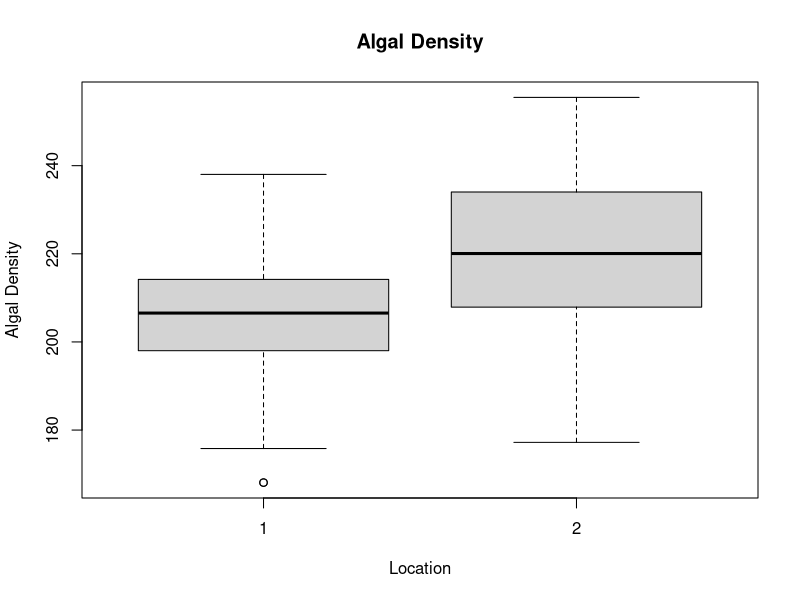
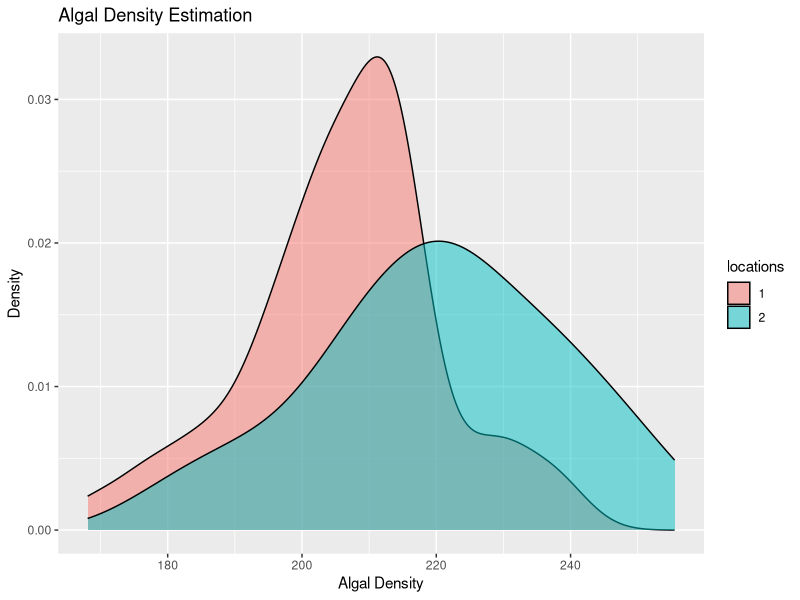
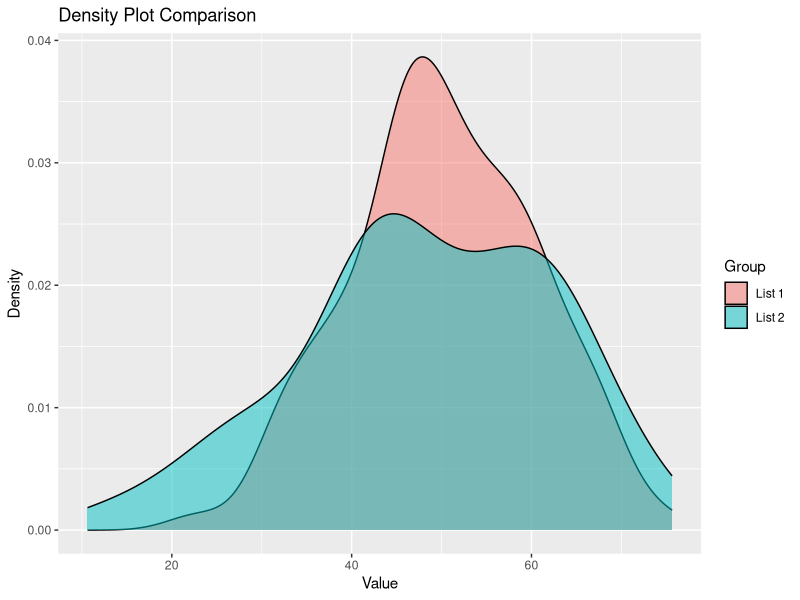

These figures' R source, in order:
## ---- chunk 1
### Write your code here
mean_loca <- 200
mean_locb <- 220
sd <-20
sample_size <- 50

algaldensity_loca <- rnorm(sample_size, mean_loca, sd)
algaldensity_locb <- rnorm(sample_size, mean_locb, sd)

algaldensity_loca
algaldensity_locb

algalDensity <- c(algaldensity_loca, algaldensity_locb)
locations <- rep(c("1","2"), each = sample_size)

dfLoc <- data.frame(Location = locations, algal_density = algalDensity)
head(dfLoc)
## ---- chunk 2
boxplot(algalDensity ~ Location, data = dfLoc, main = "Algal Density", 
        xlab = "Location", ylab = "Algal Density")

outliers_A <- boxplot.stats(algaldensity_loca)$out
outliers_B <- boxplot.stats(algaldensity_locb)$out

points(rep(1, length(outliers_A)), outliers_A)
points(rep(2, length(outliers_B)), outliers_B)

q1 <- quantile(dfLoc$algalDensity, 0.25)
q3 <- quantile(dfLoc$algalDensity, 0.75)
iqr <- q3 - q1
lower_fence <- q1 - 1.5 * iqr
upper_fence <- q3 + 1.5 * iqr


summary(algalDensity)
## ---- chunk 3
### Write your code here
library(ggplot2)

ggplot(dfLoc, aes(x = algalDensity, fill = locations))+
  geom_density(alpha = 0.5) +
  labs(title = "Algal Density Estimation", x = "Algal Density", y = "Density") 
## ---- chunk 4
### Write your code here
prob_A <- 0.7
prob_B <- 0.5
sample_size <- 10

prob_species_A <- dbinom(7:10, size = sample_size, prob = prob_A)
prob_species_B <- dbinom(7:10, size = sample_size, prob = prob_B)

prob7_A <- sum(prob_species_A)
prob7_B <- sum(prob_species_B)

prob7_A
prob7_B

## ---- chunk 5
### Write your code here
avg_rate <- 3
obs_events <- 5

prob_Occur <- dpois(obs_events, lambda = avg_rate)
prob_Occur

obs_eventsb <-3
prob_Occur2 <- ppois(obs_eventsb, lambda = avg_rate)
prob_Occur2

## ---- chunk 6
list1 <- c(44.40, 47.70, 65.59, 50.71, 51.29, 67.15, 54.61, 37.35, 43.13, 45.54, 62.24, 53.60, 54.01, 51.11, 
           44.44, 67.87, 54.98, 30.33, 57.01, 45.27, 39.32, 47.82, 39.74, 42.71, 43.75, 33.13, 58.38, 51.53, 
           38.62, 62.54, 54.26, 47.05, 58.95, 58.78, 58.22, 56.89, 55.54, 49.38, 46.94, 46.20, 43.05, 47.92, 
           37.35, 71.69, 62.08, 38.77, 45.97, 45.33, 57.80, 49.17, 52.53, 49.71, 49.57, 63.69, 47.74, 65.16, 
           34.51, 55.85, 51.24, 52.16, 53.80, 44.98, 46.67, 39.81, 39.28, 53.04, 54.48, 50.53, 59.22, 70.50, 
           45.09, 26.91, 60.06, 42.91, 43.12, 60.26, 47.15, 37.79, 51.81, 48.61, 50.06, 53.85, 46.29, 56.44, 
           47.80, 53.32, 60.97, 54.35, 46.74, 61.49, 59.94, 55.48, 52.39, 43.72, 63.61, 44.00, 71.87, 65.33, 
           47.64, 39.74)

list2 <- c(44.34, 48.85, 41.30, 39.79, 30.73, 44.32, 33.23, 19.98, 39.30, 58.78, 36.37, 54.12, 20.73, 44.17, 
           52.79, 49.52, 46.59, 35.39, 32.25, 29.64, 46.76, 30.79, 37.64, 41.16, 72.66, 35.22, 48.53, 46.17, 
           30.57, 43.93, 66.67, 51.77, 45.62, 38.66, 14.20, 61.97, 23.09, 56.10, 73.64, 23.34, 55.53, 41.07, 
           21.42, 22.28, 20.98, 37.04, 23.07, 55.32, 76.50, 25.69, 56.82, 56.54, 49.98, 29.87, 43.21, 40.79, 
           53.44, 39.41, 59.65, 39.38, 60.79, 29.26, 26.10, 93.62, 38.75, 49.47, 54.55, 37.74, 52.75, 50.53, 
           41.77, 45.98, 44.49, 76.93, 33.88, 28.56, 45.57, 49.66, 51.55, 38.12, 29.05, 63.95, 39.76, 32.02, 
           41.46, 42.04, 61.65, 46.27, 56.31, 37.51, 48.22, 40.13, 46.42, 31.57, 25.34, 74.96, 54.01, 26.23, 
           35.83, 27.22)

## ---- chunk 7
### Write your code here
list1 <- round(rnorm(100, mean = 50, sd = 10), 2)  
list2 <- round(rnorm(100, mean = 45, sd = 15), 2)
library(ggplot2)


data <- data.frame(
  Value = c(list1, list2),
  Group = rep(c("List 1", "List 2"), each = 100)
)


ggplot(data, aes(x = Value, fill = Group)) +
  geom_density(alpha = 0.5) +
  labs(title = "Density Plot Comparison", x = "Value", y = "Density") 

